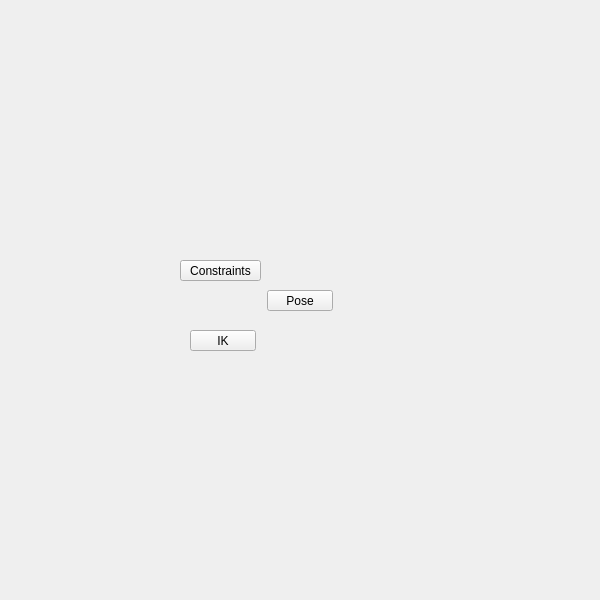
<?xml version="1.0" encoding="UTF-8"?>
<ui version="4.0">
 <class>QtUi</class>
 <widget class="QMainWindow" name="QtUi">
  <property name="geometry">
   <rect>
    <x>0</x>
    <y>0</y>
    <width>600</width>
    <height>600</height>
   </rect>
  </property>
  <property name="sizePolicy">
   <sizepolicy hsizetype="Ignored" vsizetype="Ignored">
    <horstretch>0</horstretch>
    <verstretch>0</verstretch>
   </sizepolicy>
  </property>
  <property name="minimumSize">
   <size>
    <width>0</width>
    <height>0</height>
   </size>
  </property>
  <property name="maximumSize">
   <size>
    <width>600</width>
    <height>600</height>
   </size>
  </property>
  <property name="toolButtonStyle">
   <enum>Qt::ToolButtonIconOnly</enum>
  </property>
  <property name="tabShape">
   <enum>QTabWidget::Triangular</enum>
  </property>
  <property name="dockNestingEnabled">
   <bool>true</bool>
  </property>
  <property name="dockOptions">
   <set>QMainWindow::AllowNestedDocks|QMainWindow::AllowTabbedDocks|QMainWindow::AnimatedDocks|QMainWindow::ForceTabbedDocks</set>
  </property>
  <widget class="QWidget" name="widget">
   <property name="sizePolicy">
    <sizepolicy hsizetype="Ignored" vsizetype="Ignored">
     <horstretch>0</horstretch>
     <verstretch>0</verstretch>
    </sizepolicy>
   </property>
   <widget class="MenuButton" name="i009">
    <property name="geometry">
     <rect>
      <x>267</x>
      <y>290</y>
      <width>66</width>
      <height>21</height>
     </rect>
    </property>
    <property name="minimumSize">
     <size>
      <width>0</width>
      <height>21</height>
     </size>
    </property>
    <property name="maximumSize">
     <size>
      <width>999</width>
      <height>21</height>
     </size>
    </property>
    <property name="text">
     <string>Pose</string>
    </property>
    <property name="target" stdset="0">
     <string>pose</string>
    </property>
   </widget>
   <widget class="MenuButton" name="b020">
    <property name="geometry">
     <rect>
      <x>180</x>
      <y>260</y>
      <width>81</width>
      <height>21</height>
     </rect>
    </property>
    <property name="minimumSize">
     <size>
      <width>0</width>
      <height>21</height>
     </size>
    </property>
    <property name="maximumSize">
     <size>
      <width>999</width>
      <height>21</height>
     </size>
    </property>
    <property name="text">
     <string>Constraints</string>
    </property>
    <property name="target" stdset="0">
     <string>constraints</string>
    </property>
   </widget>
   <widget class="MenuButton" name="b021">
    <property name="geometry">
     <rect>
      <x>190</x>
      <y>330</y>
      <width>66</width>
      <height>21</height>
     </rect>
    </property>
    <property name="minimumSize">
     <size>
      <width>0</width>
      <height>21</height>
     </size>
    </property>
    <property name="maximumSize">
     <size>
      <width>999</width>
      <height>21</height>
     </size>
    </property>
    <property name="text">
     <string>IK</string>
    </property>
    <property name="target" stdset="0">
     <string>ik</string>
    </property>
   </widget>
  </widget>
 </widget>
 <customwidgets>
  <customwidget>
   <class>MenuButton</class>
   <extends>QPushButton</extends>
   <header>widgets.menubutton.h</header>
  </customwidget>
 </customwidgets>
 <resources/>
 <connections/>
</ui>
